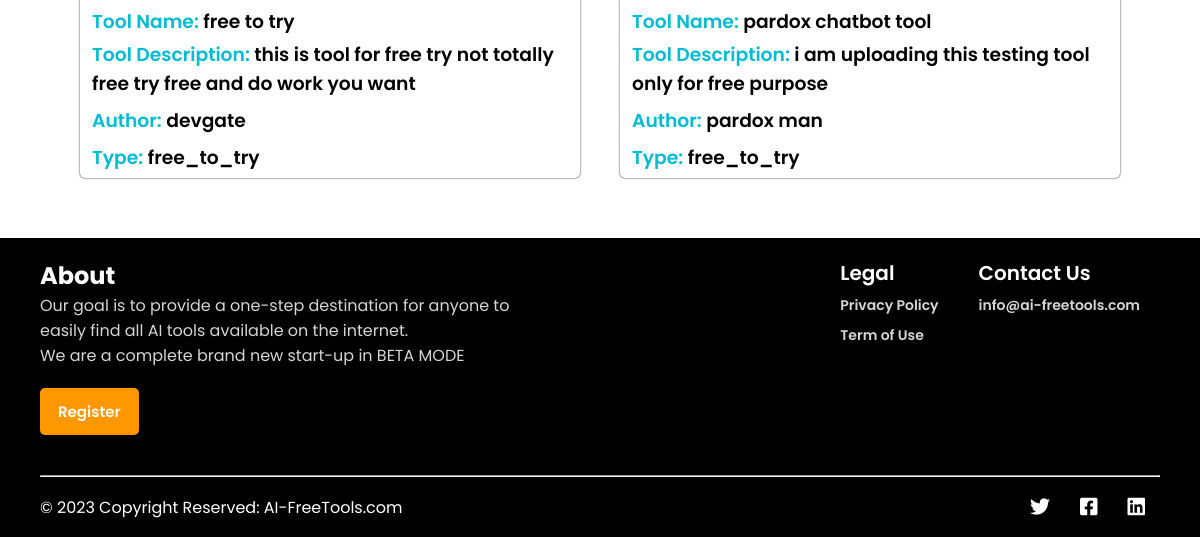
Page /free-to-try (lower part) on the earlier database version.
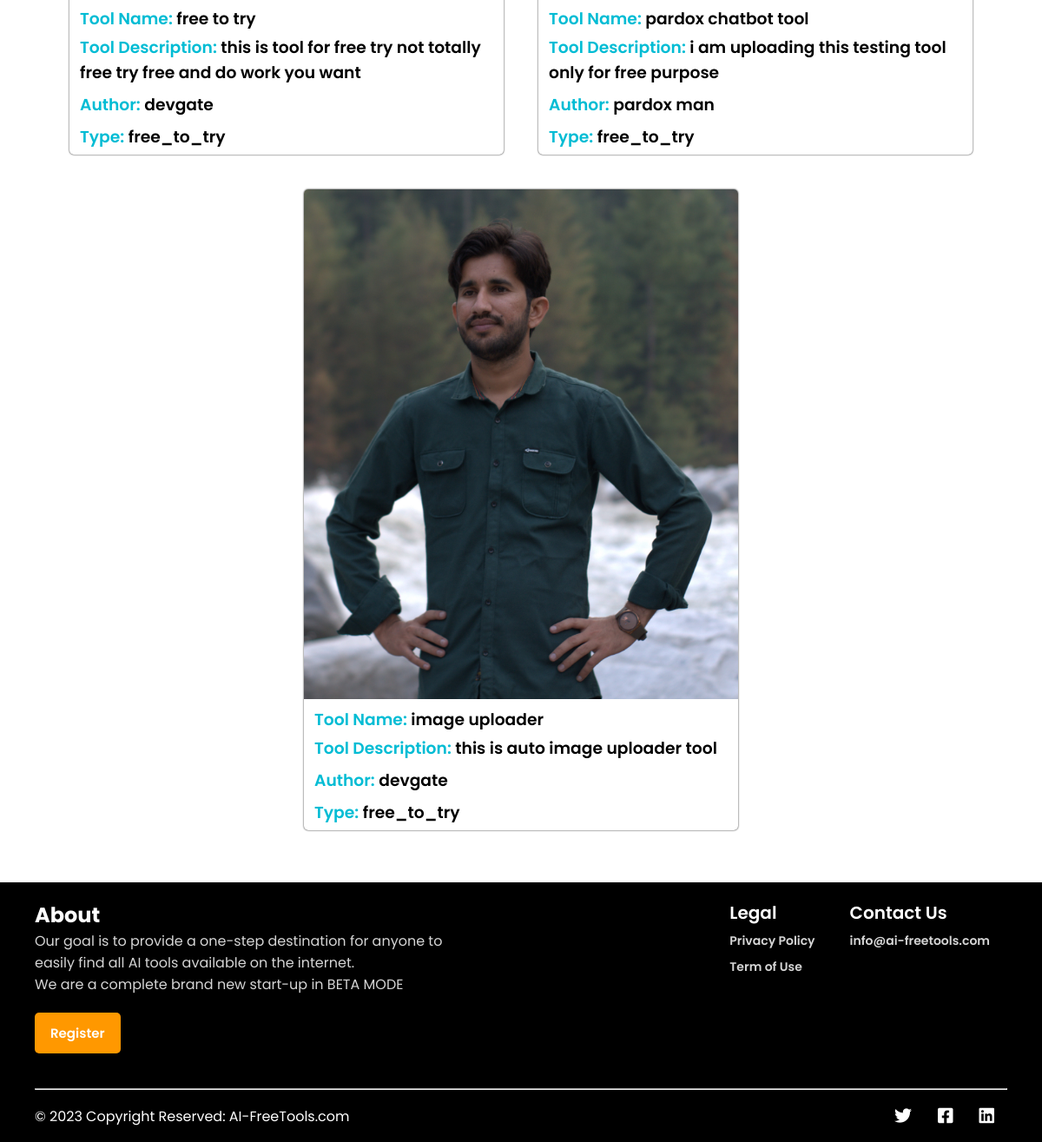
Same page on the later database version.
### model.py (models this page shows, shortened)
class Entry(db.Model):
    id = db.Column(db.Integer, primary_key=True)
    description = db.Column(db.String(20))
    category = db.Column(db.String(50))
    author = db.Column(db.String(50))
    type = db.Column(db.String(50))
    tool_url = db.Column(db.String(200))
    tool_name = db.Column(db.String(100))
    filename = db.Column(db.String(100))
    created_at = db.Column(db.DateTime)
    publish = db.Column(db.Boolean, default=False)  # Add new column 'publish' with default value False

### app.py (the view, shortened to what this page needs)
@app.route('/free-to-try', methods=['POST', 'GET'])
def free_to_try():
    tools = Entry.query.filter_by(publish=True , type = 'free_to_try').all()
    tool_data = []
    for tool in tools:
        tool_data.append({
            'description': tool.description,
            'category': tool.category,
            'author': tool.author,
            'type': tool.type,
            'tool_url': tool.tool_url,
            'tool_name': tool.tool_name,
            'filename': tool.filename,
            'created_at': tool.created_at
        })
    return render_template("free-to-try.html" , tools = tool_data)

### templates/free-to-try.html (shortened to what this page needs)
<!DOCTYPE html>
<html>
<head>
  <link rel="stylesheet" href="https://cdnjs.cloudflare.com/ajax/libs/font-awesome/6.4.0/css/all.min.css"
 />
  <link rel="stylesheet" type="text/css" href="/static/css/style.css">
</head>
<body>
  <div class="tool-listing">
    {% for tool in tools %}
    <div class="tool-card">
      <img src="static/uploads/{{ tool.filename}}">
      <h3><span class="highlight">Tool Name:</span> {{ tool.tool_name }}</h3>
      <h3><span class="highlight">Tool Description:</span> {{ tool.description }}<h3>
        <h3><span class="highlight">Author:</span> {{ tool.author }}<h3>
            <h3><span class="highlight">Type:</span> {{ tool.type }}<h3>
    </div>
    {% endfor %}
  </div>
  <footer>
    <div class="footer-first-column">
      <div class="footer-text">
        <div class="footer-about">
          <h2>About</h2>
          <p>Our goal is to provide a one-step destination for anyone to easily find all AI tools available on the
            internet.<br>We are a complete brand new start-up in BETA MODE</p>
          <a href="/register">Register</a>
        </div>
        <div class="footer-link">
          <ul>
            <li>Legal</li>
            <li><a href="/privacy-policy">Privacy Policy</a></li>
            <li><a href="/terms-of-use">Term of Use</a></li>
          </ul>
          <ul>
            <li>Contact Us</li>
            <li><a href="mailto:info@ai-freetools.com">info@ai-freetools.com</a></li>
          </ul>
        </div>
      </div>
    </div>
    <hr style="background-color: #fff; height: 2px;">
    <div class="footer-second-column">
      <p>&copy; 2023 Copyright Reserved: AI-FreeTools.com</p>
      <ul>
        <li><a href="#"><i class="fa-brands fa-twitter"></i></a></li>
        <li><a href="#"><i class="fa-brands fa-square-facebook"></i></a></li>
        <li><a href="#"><i class="fa-brands fa-linkedin"></i></a></li>
      </ul>
    </div>
  </footer>
</body>
</html>

Differences in the rows shown:
added Entry: filename (picture), tool_name "image uploader", description "this is auto image uploader tool", author "devgate", type "free_to_try"
